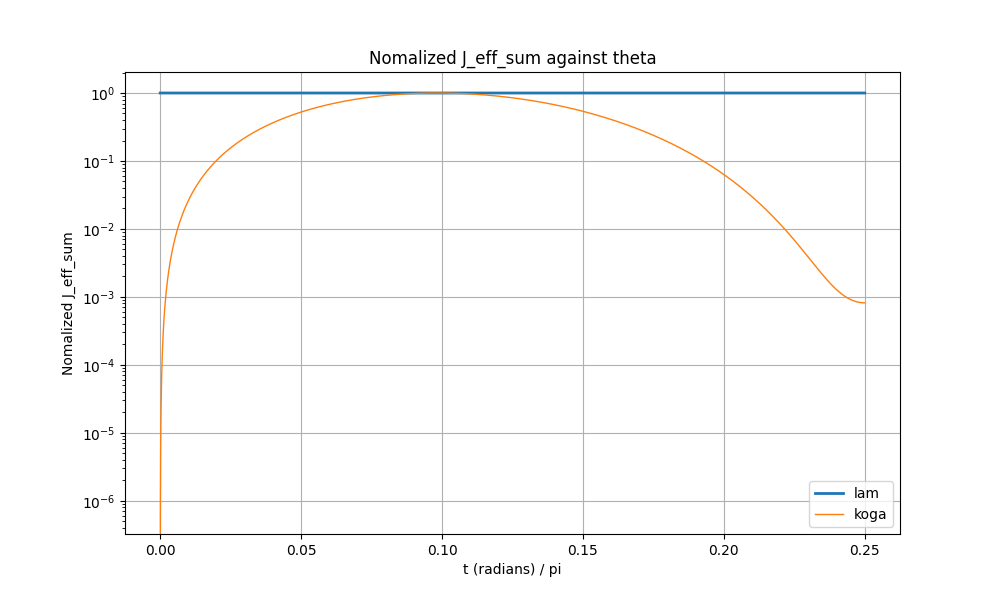

This figure's Python source:
import os
from decimal import Decimal, getcontext
import numpy as np
import matplotlib.pyplot as plt
from math import cos, sin, pi

getcontext().prec = 30
spin_S = 2
consider_all_combis_switch = True


##### Koga results #####
spin_2_coeff_mu = Decimal('18604521')
spin_2_coeff_nu = Decimal('-82758048')
spin_2_coeff_la = Decimal('129273554')
spin_2_coeff_d = Decimal('5138022400')

spin_3_coeff_mu = Decimal('36052814083126422740')
spin_3_coeff_nu = Decimal('-176028114277347622010')
spin_3_coeff_la = Decimal('287126525350219384887')
spin_3_coeff_d = Decimal('152769160756403896320000')

spin_1_5_coeff_a = Decimal('3214648723397092084')
spin_1_5_coeff_b = Decimal('1646995686930432837306')
spin_1_5_coeff_c = Decimal('91522768044989658195')
spin_1_5_coeff_d = Decimal('3076979551468152422400000')

##### Lam results #####
spin_2_coeff_a = Decimal('18604521')
spin_2_coeff_b = Decimal('92064512')
spin_2_coeff_c = Decimal('-41379024')

spin_3_coeff_a = Decimal('36052814083126422740')
spin_3_coeff_b = Decimal('427101825544440584157')
spin_3_coeff_c = Decimal('124066871221800233745')

spin_4_coeff_a = 
spin_4_coeff_b = 
spin_4_coeff_c = 
spin_4_coeff_d = 
spin_4_coeff_e = 
spin_4_coeff_f = 

##### extract results #####
"""
def read_results(filename):
    bp_dict = {}
    with open(filename, 'r') as file:
        for line in file:
            # Strip whitespace from the line
            line = line.strip()
            
            # Ignore empty lines
            if not line:
                continue
            
            # Split the line into key and value at the first colon found
            key, value = line.split(':', 1)
            
            # Remove any extra whitespace from key and value
            key = key.strip()
            value = value.strip()
            
            # define the parameters
            if key == "spin_S":
                spin_S = int(value)
            elif key == "multi_factor":
                multi_factor = int(value)
            elif key[:3] == "bp_":
                bp_dict[key] = [int(digit) for digit in str(value)]
    
    return spin_S, multi_factor, bp_dict


spin_S, multi_factor, bp_dict = read_model_params('params-3.txt')

# Print or use the extracted values
for key, value in bp_values.items():
    print(f"{key}: {value}")
"""

##### compute J_eff_sum #####
def trigo(t):
    J = 1
    x = Decimal(J) * Decimal(cos(t))
    y = Decimal(J) * Decimal(sin(t))
    return x,y

def J_eff_sum_lam(t):
    
    x, y = trigo(t)

    # Calculate the sum of terms
    if spin_S == 2:
        if consider_all_combis_switch == True:
            x8 = Decimal(spin_2_coeff_a * 4 * (x**8))
            y8 = Decimal(spin_2_coeff_a * 4 * (y**8))
            
            x4_y4 = Decimal((2*spin_2_coeff_a * 4 + spin_2_coeff_b * 16) * ((x**4) * (y**4)))
            
            x6_y2 = Decimal(2*spin_2_coeff_c * 8 * ((x**6) * (y**2)))
            x2_y6 = Decimal(2*spin_2_coeff_c * 8 * ((x**2) * (y**6)))
            
        elif consider_all_combis_switch == False:
            x8 = Decimal(spin_2_coeff_a * (x**8))
            y8 = Decimal(spin_2_coeff_a * (y**8))
            
            x4_y4 = Decimal((2*spin_2_coeff_a + spin_2_coeff_b) * ((x**4) * (y**4)))
            
            x6_y2 = Decimal(2*spin_2_coeff_c * ((x**6) * (y**2)))
            x2_y6 = Decimal(2*spin_2_coeff_c * ((x**2) * (y**6)))

        sum = Decimal(x8 + y8 + x4_y4 + x6_y2 + x2_y6)
        sum/= spin_2_coeff_d

    if spin_S == 3:
        if consider_all_combis_switch == True:
            x12 = Decimal(spin_3_coeff_a * (x**12) * 4)
            y12 = Decimal(spin_3_coeff_a * (y**12) * 4)

            x6_y6 = Decimal((-2*spin_3_coeff_a * 4 - 2*spin_3_coeff_b * 16) * ((x**6) * (y**6)))

            x4_y8 = Decimal((2*spin_3_coeff_c * 8 + spin_3_coeff_b * 16) * (x**4 * y**8))
            x8_y4 = Decimal((2*spin_3_coeff_c * 8 + spin_3_coeff_b * 16) * (y**4 * x**8))

            x2_y10 = Decimal((-2*spin_3_coeff_c) * 8 * (y**10 * x**2))
            x10_y2 = Decimal((-2*spin_3_coeff_c) * 8 * (y**2 * x**10))
        
        elif consider_all_combis_switch == False:
            x12 = Decimal(spin_3_coeff_a * (x**12))
            y12 = Decimal(spin_3_coeff_a * (y**12))
            x6_y6 = Decimal((-2*spin_3_coeff_a - 2*spin_3_coeff_b) * ((x**6) * (y**6)))
            x4_y8 = Decimal((2*spin_3_coeff_c + spin_3_coeff_b) * (x**4 * y**8))
            x8_y4 = Decimal((2*spin_3_coeff_c + spin_3_coeff_b) * (y**4 * x**8))
            x2_y10 = Decimal((-2*spin_3_coeff_c) * (y**10 * x**2))
            x10_y2 = Decimal((-2*spin_3_coeff_c) * (y**2 * x**10))

        sum = Decimal(x12 + y12 + x6_y6 + x4_y8 + x8_y4 + x2_y10 + x10_y2)
        sum = Decimal(sum / spin_3_coeff_d)
    return sum

def J_eff_sum_koga(t):

    x, y = trigo(t)

    if spin_S == 1.5:
        sum = Decimal(spin_1_5_coeff_a * (x**6) * (y**6) +
                      spin_1_5_coeff_b * (x**2) * (y**2) * ((x**2) - (y**2))**4 +
                      spin_1_5_coeff_c * (x**4) * (y**4) * ((x**2) - (y**2))**2)
        sum/=spin_1_5_coeff_d
    
    if spin_S == 2:
        sum = Decimal(spin_2_coeff_mu * (x**8 + y**8) +
                      spin_2_coeff_nu * (x**6) * (y**2) + spin_2_coeff_nu * (x**2) * (y**6) + 
                      spin_2_coeff_la * (x**4) * (y**4))
        sum/= spin_2_coeff_d

    if spin_S == 3:
        sum = Decimal(spin_3_coeff_mu * (x**8 + y**8) +
                      spin_3_coeff_nu * (x**6) * (y**2) + spin_3_coeff_nu * (x**2) * (y**6) + 
                      spin_3_coeff_la * (x**4) * (y**4))
        sum = Decimal(sum * (x**2 - y**2)**2)
        sum = Decimal(sum / spin_3_coeff_d)

    if spin_S == 4:
        x16 = spin_4_coeff_a * (x**16)
        x14_y2 = -2*spin_4_coeff_b * (x**14 * y**2)



    return sum


##### plotting #####
# Generate values of t from 0 to pi/4
t_values = np.linspace(0, pi/4, 5000)
#t_values = np.linspace(0.18, 0.19, 5000) * pi

# Calculate coupling constants for each t
def normalized_values(func, t_values):
    function_values = [Decimal(func(t)) for t in t_values]
    
    # Find maximum magnitude
    max_value = max(abs(val) for val in function_values)
    
    # Normalize the function values
    normalized_values = [abs(val / max_value) for val in function_values]
    
    return normalized_values

normalized_values_lam = normalized_values(J_eff_sum_lam, t_values)
normalized_values_koga = normalized_values(J_eff_sum_koga, t_values)

# Plot the results
plt.figure(figsize=(10, 6))
plt.plot(t_values / pi, normalized_values_lam, label='lam', linewidth = 2)
plt.plot(t_values / pi, normalized_values_koga, label='koga', linewidth = 1)
plt.xlabel('t (radians) / pi')
plt.ylabel('Nomalized J_eff_sum')
plt.title('Nomalized J_eff_sum against theta')
plt.yscale('log')
plt.legend()
plt.grid(True)
plt.savefig('plot.png', format='png')